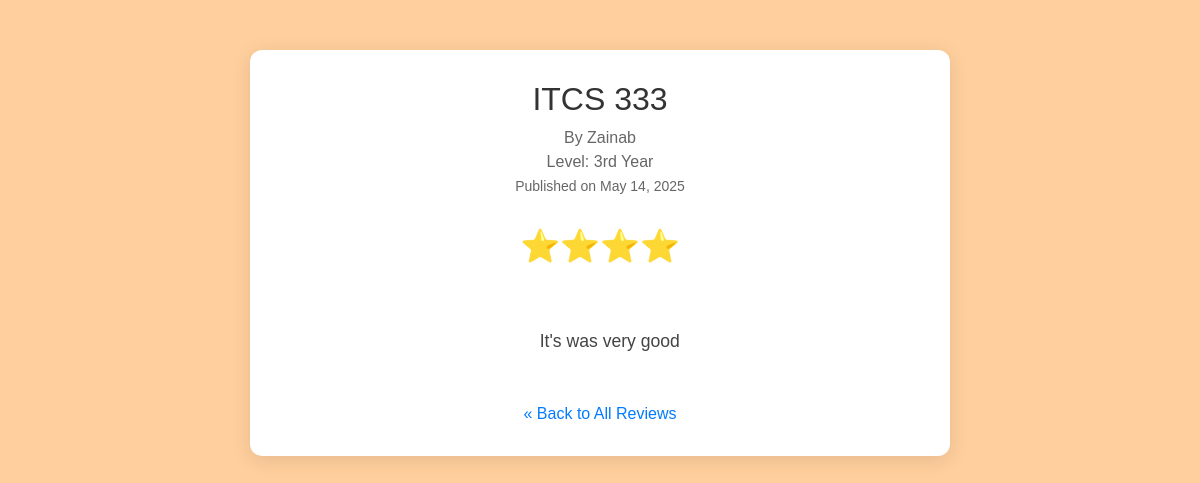
/course-reviews/review_details.php?id=57, run on the app's committed database.
### tables this page shows
CREATE TABLE `reviews` (
  `id` int(255) NOT NULL,
  `user_name` varchar(255) NOT NULL,
  `course_level` varchar(255) NOT NULL,
  `stars` int(255) NOT NULL,
  `review` varchar(255) NOT NULL,
  `coursename` varchar(255) NOT NULL,
  `created_at` timestamp NOT NULL DEFAULT current_timestamp()
);

### course-reviews/review_details.php (the view, shortened to what this page needs)
<?php
require 'config.php';
$id = isset($_GET['id']) ? (int)$_GET['id'] : 0;
$stmt = $pdo->prepare("SELECT * FROM reviews WHERE id = ?");
$stmt->execute([$id]);
$review = $stmt->fetch(PDO::FETCH_ASSOC);
?>
<!DOCTYPE html>
<html lang="en">
<head>
    <link href="https://cdn.jsdelivr.net/npm/bootstrap@5.3.6/dist/css/bootstrap.min.css" rel="stylesheet">
</head>
<body>
<div class="container">
    <div class="review-card">
        <div class="review-header mb-4 text-center">
            <h1><?= htmlspecialchars($review['coursename']) ?></h1>
            <p class="review-meta">
                By <?= htmlspecialchars($review['user_name']) ?><br>
                Level: <?= htmlspecialchars($review['course_level']) ?>rd Year<br>
                <small>Published on <?= date('F j, Y', strtotime($review['created_at'])) ?></small>
            </p>
        </div>
        <div class="text-center stars mb-4">
            <?= str_repeat('⭐', $review['stars']) ?>
        </div>
        <div class="review-content text-center mt-4">
            <?= htmlspecialchars($review['review']) ?: '<em>No comment provided.</em>' ?>
        </div>
        <div class="text-center mt-4">
            <a href="../courseReviews.php" class="back-link">&laquo; Back to All Reviews</a>
        </div>
    </div>
</div>
</body>
</html>

### course-reviews/review_details.php (style rules this page uses)
body { background-color: #ffcf9d; font-family: Arial, sans-serif; }
.review-card { max-width: 700px; margin: 50px auto; padding: 30px; background-color: white; border-radius: 12px; box-shadow: 0 4px 20px rgba(0, 0, 0, 0.1); }
.stars { font-size: 2rem; color: gold; }
.review-header h1 { font-size: 2rem; color: #333; }
.review-meta { font-size: 1rem; color: #666; margin-bottom: 1rem; }
.review-content { font-size: 1.1rem; line-height: 1.8; color: #444; white-space: pre-wrap; }
.back-link { display: inline-block; margin-top: 20px; text-decoration: none; color: #007bff; }

### data on the page
reviews: coursename "ITCS 333", user_name "Zainab", course_level "3", created_at "May 14, 2025", stars "⭐⭐⭐⭐", review "It's was very good"
